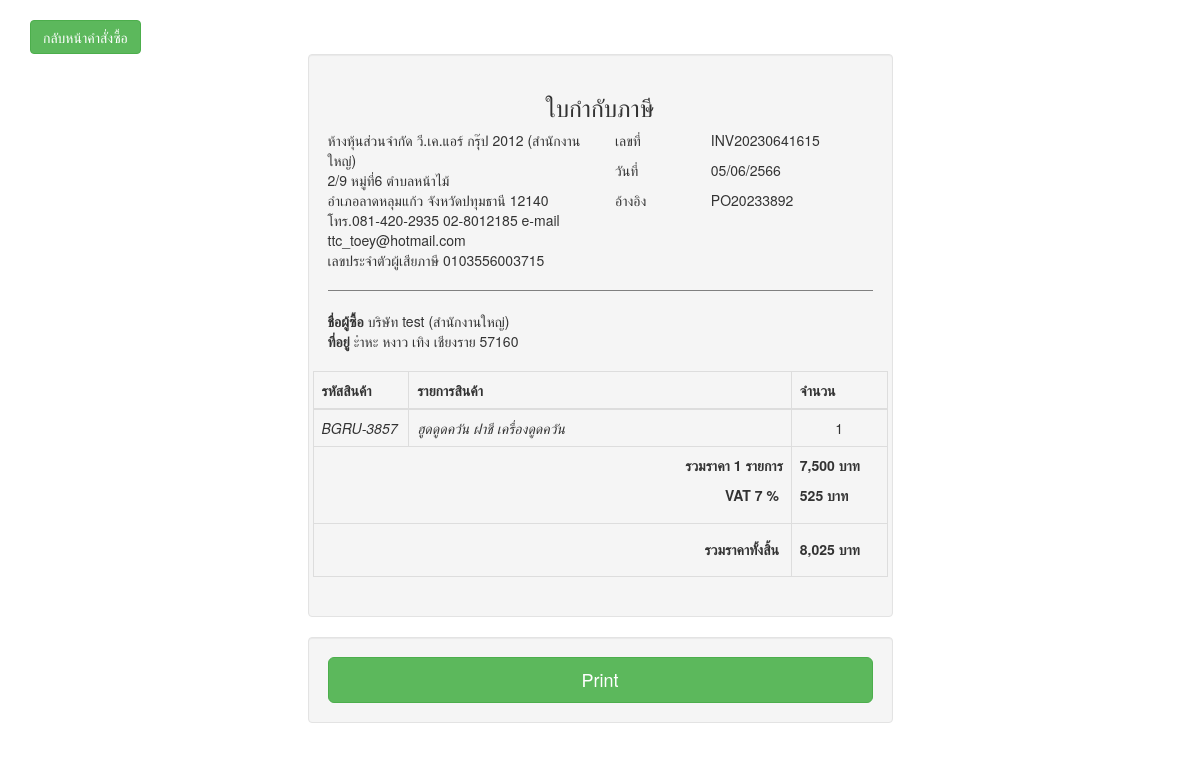
Page /admin/make_taxinvoice.php?order_id=40 (signed in) on the committed database.
### tables this page shows
CREATE TABLE `orders` (
  `order_id` int(11) NOT NULL,
  `user_id` int(10) NOT NULL,
  `name` varchar(255) NOT NULL,
  `number` varchar(255) NOT NULL,
  `sub_district` varchar(255) NOT NULL,
  `district` varchar(255) NOT NULL,
  `province` varchar(255) NOT NULL,
  `postcode` varchar(255) NOT NULL,
  `details` varchar(255) DEFAULT NULL,
  `setup_date` varchar(255) NOT NULL,
  `pay_qty` varchar(50) NOT NULL,
  `order_date` date NOT NULL,
  `pay_status` varchar(255) NOT NULL,
  `paytotal` varchar(255) DEFAULT NULL,
  `file_admin` varchar(255) DEFAULT NULL,
  `file_user` varchar(255) DEFAULT NULL,
  `tax_invoice` varchar(255) DEFAULT NULL
);

CREATE TABLE `orders_item` (
  `order_id` int(11) NOT NULL,
  `product_id` int(10) NOT NULL,
  `quantity` smallint(5) NOT NULL,
  `width` varchar(255) NOT NULL,
  `length` varchar(255) NOT NULL,
  `height` varchar(255) NOT NULL,
  `other` varchar(255) DEFAULT NULL
);

CREATE TABLE `product` (
  `product_id` int(10) NOT NULL,
  `product_code` varchar(255) NOT NULL,
  `product_name` varchar(255) NOT NULL,
  `product_img` varchar(255) NOT NULL,
  `product_desc` text NOT NULL,
  `product_qty` varchar(255) NOT NULL
);

### admin/make_taxinvoice.php (the view, shortened to what this page needs)
<?php
include('config/config.php');
?>
<!DOCTYPE html>
<html lang="en">
<head>
    <link href="assets/css/bootstrap.css" rel="stylesheet" id="bootstrap-css">
    <?php
    $orderid = $_GET['order_id'];
    $ret = "SELECT * FROM  orders WHERE order_id = '$orderid'";
    $stmt = $mysqli->prepare($ret);
    $stmt->execute();
    $res = $stmt->get_result();
    while ($order = $res->fetch_object()) {
        $vat = 7;
        $totalvat = $vat/100 * $order->paytotal;
        $total = $order->paytotal * (100+$vat)/100;
    ?>
</head>
<body>
        <div class="container">
        <button onclick="location.href='taxinvoice.php'" class="btn btn-success">กลับหน้าคำสั่งซื้อ</button>
            <div class="row">
                <div id="Receipt" class="well col-xs-10 col-sm-10 col-md-6 col-xs-offset-1 col-sm-offset-1 col-md-offset-3">
                <h3 class="text-center">ใบกำกับภาษี</h3>
                    <div class="row">
                        <div class="col-xs-6 col-sm-6 col-md-6">
                            <address>
                                ห้างหุ้นส่วนจำกัด วี.เค.แอร์ กรุ๊ป 2012 (สำนักงานใหญ่)
                                <br>
                                2/9 หมู่ที่6 ตำบลหน้าไม้
                                <br>
                                อำเภอลาดหลุมแก้ว จังหวัดปทุมธานี 12140
                                <br>
                                โทร.081-420-2935 02-8012185 e-mail ttc_toey@hotmail.com
                                <br>
                                เลขประจำตัวผู้เสียภาษี 0103556003715
                            </address>
                        </div>
                        <?php
                        $now = strtotime('now');
                        $date = date('Y-m-d', $now);
                        $mydate = date('Y-m-d' , strtotime($date));
                        $year = date('Y' , strtotime($date));
                        $yearbuddhist = $year + 543;
                        $inv = date("Ym");
                        $inv1 = date("Y");
                        $numrand = (mt_rand(0,99999));
                        $numrand1 = (mt_rand(0,9999));
                        ?>
                        <div class="col-xs-2 col-sm-2 col-md-2">
                            <p>เลขที่</p>
                            <p>วันที่</p>
                            <p>อ้างอิง</p>
                        </div>
                        <div class="col-xs-4 col-sm-4 col-md-4">
                            <p>INV<?php echo $inv.$numrand; ?></p>
                            <p><?php echo date('d/m/', strtotime($mydate)).$yearbuddhist; ?></p>
                            <p>PO<?php echo $inv1.$numrand1; ?></p>
                        </div>
                    </div>
                    <hr class="my-1" style="border-top:1px solid #808080; margin-top:0px;">
                    <div class="row">
                        <div class="col-xs-10 col-sm-10 col-md-10">
                            <address>
                                <b>ชื่อผู้ซื้อ</b> บริษัท <?php echo $order->name; ?> (สำนักงานใหญ่)
                                <br>
                                <b>ที่อยู่</b> <?php echo $order->details." ".$order->sub_district." ".$order->district." ".$order->province." ".$order->postcode; ?>
                                <br>
                            </address>
                        </div>
                    </div>
                    <div class="row">
                        <?php
                        $sql1 = "SELECT * FROM product natural join orders_item where order_id = $orderid";
                        $stmt1 = $mysqli->prepare($sql1);
                        $stmt1->execute();
                        $res1 = $stmt1->get_result();
                        ?>
                        <table class="table table-bordered">
                            <thead>
                                <tr>
                                    <th>รหัสสินค้า</th>
                                    <th>รายการสินค้า</th>
                                    <th>จำนวน</th>
                                </tr>
                            </thead>
                            <tbody>
                            <?php
                            $count=0;
                            while ($order1 = $res1->fetch_object()) { ?>
                                <tr>
                                    <td class="col-md-2"><em> <?php echo $order1->product_code; ?> </em></h4>
                                    <td class="col-md-8"><em> <?php echo $order1->product_name; ?> </em></h4>
                                    </td>
                                    <td class="col-md-2" style="text-align: center"> <?php echo $order1->quantity; ?></td>
                                     <?php $count++; ?>
                                </tr>
                                <?php
                                }
                                ?>
                                <tr>
                                    <td class="text-right" colspan="2">
                                        <p>
                                            <strong>รวมราคา <?php echo $count; ?> รายการ</strong>
                                        </p>
                                        <p>
                                            <strong>VAT 7 % </strong>
                                        </p>
                                    </td>
                                    <td>
                                        <p>
                                            <strong><?php echo number_format($order->paytotal); ?> บาท</strong>
                                        </p>
                                        <p>
                                            <strong><?php echo number_format($totalvat); ?> บาท</strong>
                                        </p>
                                    </td>
                                </tr>
                                <tr>
                                    <td class="text-right" colspan="2">
                                        <h5><strong>รวมราคาทั้งสิ้น </strong></h5>
                                    </td>
                                    <td>
                                        <h5><strong><?php echo number_format($total); ?> บาท</strong></h5>
                                    </td>
                                </tr>
                            </tbody>
                        </table>
                    </div>
                </div>
                <div class="well col-xs-10 col-sm-10 col-md-6 col-xs-offset-1 col-sm-offset-1 col-md-offset-3">
                    <button id="print" onclick="printContent('Receipt');" class="btn btn-success btn-lg text-justify btn-block">
                        Print <span class="fas fa-print"></span>
                    </button>
                </div>
            </div>
        </div>
</body>
</html>
<?php } ?>

### admin/make_taxinvoice.php (style rules this page uses)
body { margin-top: 20px; }

### rows in the picture
orders: name "test", details "ะำหะ", sub_district "หงาว", district "เทิง", province "เชียงราย", postcode "57160", count "1", paytotal "7,500", paytotal "525", paytotal "8,025"
orders_item: product.product_code "BGRU-3857", product.product_name "ฮูดดูดควัน ฝาชี เครื่องดูดควัน", quantity "1"
